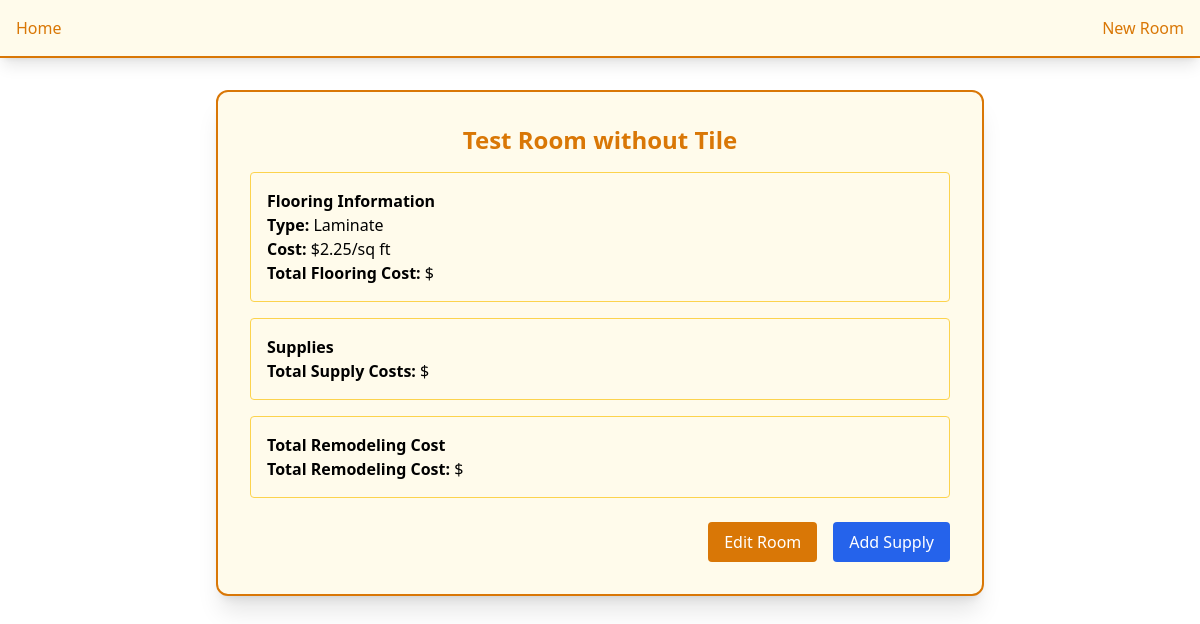
/room_details/2, run on the app's committed database.
### models/Models.py (models this page shows, shortened)
class RoomModel(Base):
    __tablename__ = 'rooms'
    id = Column(Integer, primary_key=True, index=True)
    name = Column(String, nullable=False)
    surface_area = Column(Float, nullable=False)
    flooring_type = Column(String, nullable=False)
    flooring_cost_per_sqft = Column(Float, nullable=False)
    is_tiling_needed = Column(Boolean, default=False, nullable=False)
    tile_type = Column(String, nullable=True)
    tile_cost_per_sqft = Column(Float, nullable=True)
    tiling_area = Column(Float, nullable=True)
    supplies = relationship("SupplyModel", back_populates="room")

### app.py (the view)
@app.route('/room_details/<int:room_id>')
def room_details(room_id):
    room = get_room_by_id(room_id)
    if room is None:
        return "Room not found", 404
    return render_template('room_details.html', room=room)

### app.py (called while the page is built)
def get_room_by_id(room_id):
    return db_session.query(RoomModel).filter(RoomModel.id == room_id).first()

### templates/room_details.html (shortened to what this page needs)
{% extends 'components/base.html' %}
{% block content %}
<div class="flex justify-center mt-8">
    <div class="w-full max-w-3xl bg-amber-50 p-8 rounded-xl border-2 border-amber-600 shadow-xl">
        <h2 class="text-2xl font-semibold text-center text-amber-600 mb-4">{{ room.name }}</h2>
        <div class="space-y-4">
            <div class="p-4 border border-amber-300 rounded">
                <h3 class="font-semibold">Flooring Information</h3>
                <p><strong>Type:</strong> {{ room.flooring_type }}</p>
                <p><strong>Cost:</strong> ${{ room.flooring_cost_per_sqft }}/sq ft</p>
                <p><strong>Total Flooring Cost:</strong> ${{ total_flooring_cost }}</p>
            </div>
            <div class="p-4 border border-amber-300 rounded">
                <h3 class="font-semibold">Supplies</h3>
                <p><strong>Total Supply Costs:</strong> ${{ total_supply_cost }}</p>
            </div>
            <div class="p-4 border border-amber-300 rounded">
                <h3 class="font-semibold">Total Remodeling Cost</h3>
                <p><strong>Total Remodeling Cost:</strong> ${{ total_remodel_cost }}</p>
            </div>
        </div>
        <div class="flex justify-end mt-6">
            <a href="/edit_rooms/{{ room.id }}" class="px-4 py-2 bg-amber-600 text-white rounded hover:bg-amber-700">Edit Room</a>
            <a href="/add_supplies/{{ room.id }}" class="ml-4 px-4 py-2 bg-blue-600 text-white rounded hover:bg-blue-700">Add Supply</a>
        </div>
    </div>
</div>
{% endblock %}

### data on the page
RoomModel: name "Test Room without Tile", flooring_type "Laminate", flooring_cost_per_sqft "2.25"
